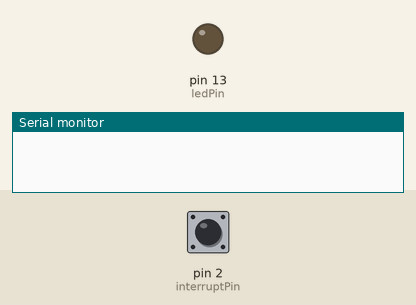
Recording of a sketch running on a simulated Arduino Uno, built with avr-gcc and run on an emulated ATmega328P. On the bench: output pins drawn as LEDs (lit = HIGH), the last lines printed to the serial monitor. Inputs (shaded band) come from the test bench; at power-on: pin 2 (interruptPin) LOW.

Above: at 1.2 s.
1.3 s: pin 2 (interruptPin) pulled HIGH for 0.15 s
At 1.37 s:
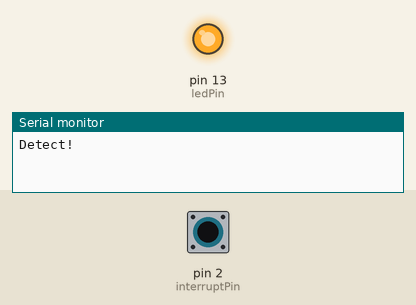
2.9 s: pin 2 (interruptPin) pulled HIGH for 3.2 s
At 6.6 s:
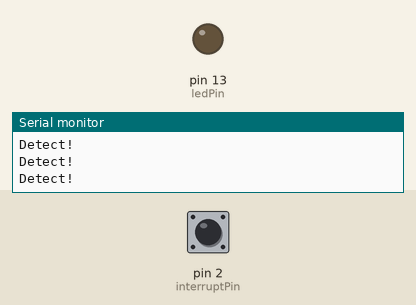
Timing chart, 0 to 8.1 s (numbered marks = the images above; inputs shaded):
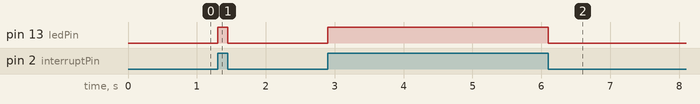

Measured:
- after the input at 1.3 s, pin 13 (ledPin): LOW → HIGH at once, → LOW 0.15 s later
- after the input at 2.9 s, pin 13 (ledPin): LOW → HIGH at once, → LOW 3.2 s later

The sketch:

ArduinoHallEffect.ino
```cpp
const byte ledPin = 13;
const byte interruptPin = 2;
volatile byte state = LOW;

void setup() {
pinMode(ledPin, OUTPUT);
attachInterrupt(digitalPinToInterrupt(interruptPin), test, CHANGE);
Serial.begin(9600);
}

void loop() {
digitalWrite(ledPin, state);
}

void test() {
state=!state;
Serial.println("Detect!");
}
```
